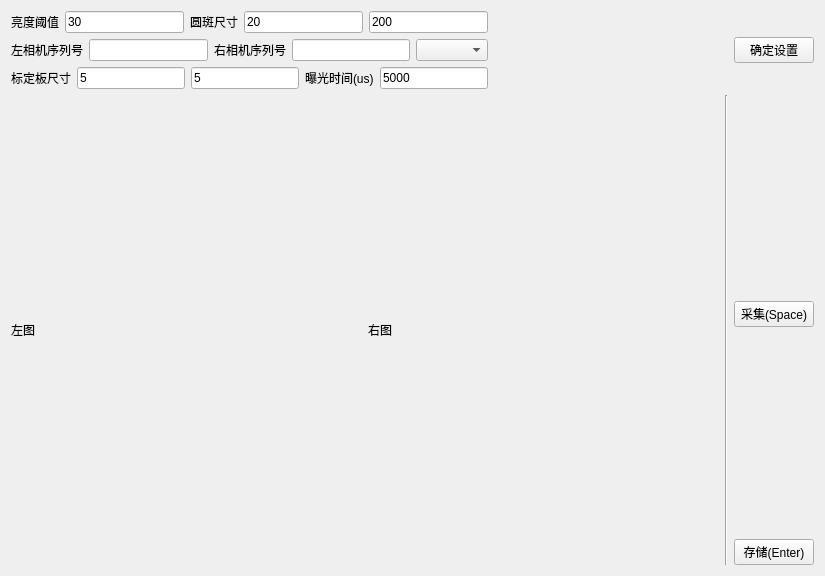
<?xml version="1.0" encoding="UTF-8"?>
<ui version="4.0">
 <class>LzGraspClass</class>
 <widget class="QWidget" name="LzGraspClass">
  <property name="geometry">
   <rect>
    <x>0</x>
    <y>0</y>
    <width>813</width>
    <height>576</height>
   </rect>
  </property>
  <property name="windowTitle">
   <string>兰州双目标定采集程序</string>
  </property>
  <layout class="QGridLayout" name="gridLayout">
   <item row="0" column="0">
    <layout class="QHBoxLayout" name="horizontalLayout_5">
     <item>
      <layout class="QVBoxLayout" name="verticalLayout">
       <item>
        <layout class="QHBoxLayout" name="horizontalLayout_3">
         <item>
          <widget class="QLabel" name="label_4">
           <property name="text">
            <string>亮度阈值</string>
           </property>
          </widget>
         </item>
         <item>
          <widget class="QLineEdit" name="graythresh">
           <property name="text">
            <string>30</string>
           </property>
          </widget>
         </item>
         <item>
          <widget class="QLabel" name="label_5">
           <property name="text">
            <string>圆斑尺寸</string>
           </property>
          </widget>
         </item>
         <item>
          <widget class="QLineEdit" name="blobsize_min">
           <property name="text">
            <string>20</string>
           </property>
          </widget>
         </item>
         <item>
          <widget class="QLineEdit" name="blobsize_max">
           <property name="text">
            <string>200</string>
           </property>
          </widget>
         </item>
        </layout>
       </item>
       <item>
        <layout class="QHBoxLayout" name="horizontalLayout">
         <item>
          <widget class="QLabel" name="label">
           <property name="text">
            <string>左相机序列号</string>
           </property>
          </widget>
         </item>
         <item>
          <widget class="QLineEdit" name="camseq_left"/>
         </item>
         <item>
          <widget class="QLabel" name="label_2">
           <property name="text">
            <string>右相机序列号</string>
           </property>
          </widget>
         </item>
         <item>
          <widget class="QLineEdit" name="camseq_right"/>
         </item>
         <item>
          <widget class="QComboBox" name="camgroup_sellect"/>
         </item>
        </layout>
       </item>
       <item>
        <layout class="QHBoxLayout" name="horizontalLayout_2">
         <item>
          <widget class="QLabel" name="label_6">
           <property name="text">
            <string>标定板尺寸</string>
           </property>
          </widget>
         </item>
         <item>
          <widget class="QLineEdit" name="patternsize_col">
           <property name="text">
            <string>5</string>
           </property>
          </widget>
         </item>
         <item>
          <widget class="QLineEdit" name="patternsize_row">
           <property name="text">
            <string>5</string>
           </property>
          </widget>
         </item>
         <item>
          <widget class="QLabel" name="label_3">
           <property name="text">
            <string>曝光时间(us)</string>
           </property>
          </widget>
         </item>
         <item>
          <widget class="QLineEdit" name="exposuretime">
           <property name="text">
            <string>5000</string>
           </property>
          </widget>
         </item>
        </layout>
       </item>
      </layout>
     </item>
     <item>
      <spacer name="horizontalSpacer">
       <property name="orientation">
        <enum>Qt::Horizontal</enum>
       </property>
       <property name="sizeHint" stdset="0">
        <size>
         <width>40</width>
         <height>20</height>
        </size>
       </property>
      </spacer>
     </item>
     <item>
      <widget class="QPushButton" name="confirmbutton">
       <property name="text">
        <string>确定设置</string>
       </property>
      </widget>
     </item>
    </layout>
   </item>
   <item row="1" column="0">
    <layout class="QHBoxLayout" name="horizontalLayout_4">
     <item>
      <widget class="QLabel" name="img_left">
       <property name="minimumSize">
        <size>
         <width>351</width>
         <height>401</height>
        </size>
       </property>
       <property name="text">
        <string>左图</string>
       </property>
      </widget>
     </item>
     <item>
      <widget class="QLabel" name="img_right">
       <property name="minimumSize">
        <size>
         <width>351</width>
         <height>401</height>
        </size>
       </property>
       <property name="text">
        <string>右图</string>
       </property>
      </widget>
     </item>
     <item>
      <widget class="Line" name="line">
       <property name="orientation">
        <enum>Qt::Vertical</enum>
       </property>
      </widget>
     </item>
     <item>
      <layout class="QVBoxLayout" name="verticalLayout_2">
       <item>
        <spacer name="verticalSpacer_2">
         <property name="orientation">
          <enum>Qt::Vertical</enum>
         </property>
         <property name="sizeHint" stdset="0">
          <size>
           <width>20</width>
           <height>40</height>
          </size>
         </property>
        </spacer>
       </item>
       <item>
        <widget class="QPushButton" name="graspbutton">
         <property name="text">
          <string>采集(Space)</string>
         </property>
        </widget>
       </item>
       <item>
        <spacer name="verticalSpacer">
         <property name="orientation">
          <enum>Qt::Vertical</enum>
         </property>
         <property name="sizeHint" stdset="0">
          <size>
           <width>20</width>
           <height>40</height>
          </size>
         </property>
        </spacer>
       </item>
       <item>
        <widget class="QPushButton" name="savebutton">
         <property name="text">
          <string>存储(Enter)</string>
         </property>
        </widget>
       </item>
      </layout>
     </item>
    </layout>
   </item>
  </layout>
 </widget>
 <layoutdefault spacing="6" margin="11"/>
 <resources/>
 <connections/>
</ui>
